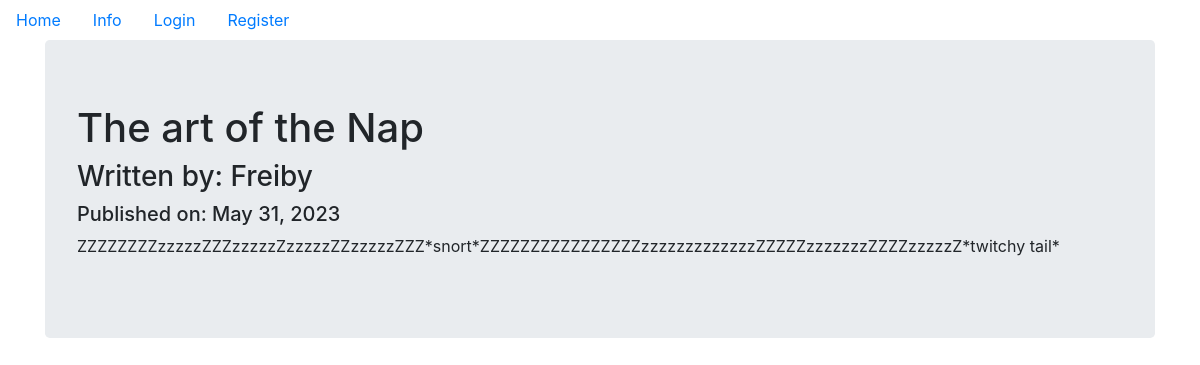
Page /3 on the committed database.
### kittencompanyblog/models.py (models this page shows, shortened)
class BlogPost(db.Model):
    users = db.relationship(User) #connects blog post with user model, not using foreign key yet
    id = db.Column(db.Integer, primary_key = True)
    user_id = db.Column(db.Integer, db.ForeignKey('users.id'), nullable = False)
    date = db.Column(db.DateTime, nullable = False, default = datetime.utcnow)
    title = db.Column(db.String(140), nullable = False)
    text = db.Column(db.Text, nullable = False)

class User(db.Model, UserMixin):
    __tablename__ = 'users'
    id = db.Column(db.Integer, primary_key = True)
    profile_image = db.Column(db.String(64), nullable = False, default = 'default_profile.png')
    email = db.Column(db.String(64), unique=True, index=True)
    username = db.Column(db.String(64), unique=True, index=True)
    password_hash = db.Column(db.String(128))
    posts = db.relationship('BlogPost', backref='author', lazy=True)

### kittencompanyblog/users/views.py (the view)
@users.route('/<username>')
def user_posts(username):
    page = request.args.get('page',1,type=int) #pagination
    user = User.query.filter_by(username=username).first_or_404()
    blog_posts = BlogPost.query.filter_by(author=user).order_by(BlogPost.date.desc()).paginate(page=page, per_page=5)
    return render_template('user_blogpost.html', blog_posts=blog_posts, user=user)

### kittencompanyblog/blog_posts/views.py (called while the page is built)
@blog_posts.route('/<int:blog_post_id>')
def blog_post(blog_post_id):
    blog_post = BlogPost.query.get_or_404(blog_post_id)
    return render_template('blog_post.html',
                           title=blog_post.title,
                           date=blog_post.date,
                           post=blog_post
                           )

### kittencompanyblog/templates/blog_post.html (shortened to what this page needs)
{% extends 'base.html' %}
{% block content %}
<div class="jumbotron">
<h1>{{ post.title }}</h1>
<h3>Written by: {{ post.author.username }}</h3>
<h5>Published on: {{post.date.strftime('%B %d, %Y')}}</h5>
<p>{{ post.text }}</p>
</div>
{% endblock %}

### rows in the picture
BlogPost: title "The art of the Nap", date "May 31, 2023", text "ZZZZZZZZzzzzzZZZzzzzzZzzzzzZZzzzzzZZZ*snort*ZZZZZZZZZZZZZZZZzzzzzzzzzzzzzZZZZZzzzzzzzZZZZzzzzzZ*twitchy tail*"
User: author.username "Freiby"
